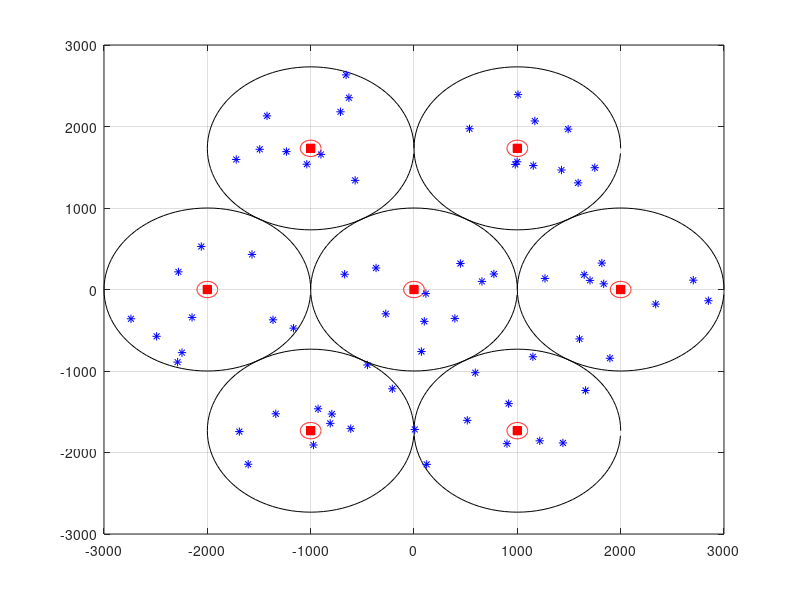

MATLAB code for this plot:
clear all;close all;clc

L = 7;                                                              % Number of cells.
K = 10;                                                             % Number of single-antenna terminals in each cell, i.e., number of transmitt antennas.
M = 100;                                                             % Number of antennas at the base station of each cell (In this case, i.e., uplink, it gives the number of receiving antennas).

cellRadius = 1000;                                                  % Radius given in meters.
cellHole = 100;                                                     % Cell hole in meters.

% Large scale fading.
sshadow = 3;                                                        % Shadow-fading standard deviation in dB.
gamma = 2.8;                                                        % Decay exponent: Urban area cellular radio 2.7 - 3.5

% **************************** Cell Layout. *******************************

% Plot the position of each terminal inside the cell.
figure;

% ********** Center (Main) Cell  **********
% Plot cell center, where eNodeB is located.
plot(0, 0, 'rs', 'MarkerFaceColor',[1,0,0], 'MarkerEdgeColor',[1 0 0]);
hold on

Circlex = cellRadius*cos(2*pi*(0:99)/100);
Circley = cellRadius*sin(2*pi*(0:99)/100);
plot(Circlex.', Circley.', 'k');

Circlex = cellHole*cos(2*pi*(0:99)/100);
Circley = cellHole*sin(2*pi*(0:99)/100);
plot(Circlex.', Circley.', 'r');

% Position UEs in the main cell.
% Generate a random radius value within the range cellHole to cellRadius for each one of the terminals.
radius = cellHole + (cellRadius-cellHole).*rand(1,K);

% Generate an random angle value within the range 0 to 2*pi for each one of the terminals.
angle = 2*pi*rand(1,K);

UEx = radius.*cos(angle);
UEy = radius.*sin(angle);
plot(UEx, UEy, 'b*');

for n=0:1:L-2
    offsetX = 2*cellRadius*cos((2*pi*n)/(L-1));
    offsetY = 2*cellRadius*sin((2*pi*n)/(L-1));
    plot(offsetX, offsetY, 'rs', 'MarkerFaceColor',[1,0,0], 'MarkerEdgeColor',[1 0 0]); % eNodeB location.
    Circlex = offsetX + cellRadius*cos(2*pi*(0:99)/100);
    Circley = offsetY + cellRadius*sin(2*pi*(0:99)/100);
    plot(Circlex.', Circley.', 'k');
    
    Circlex = offsetX + cellHole*cos(2*pi*(0:99)/100);
    Circley = offsetY + cellHole*sin(2*pi*(0:99)/100);
    plot(Circlex.', Circley.', 'r');
    
    % Generate a random radius value within the range cellHole to cellRadius for each one of the terminals.
    radius = cellHole + (cellRadius-cellHole).*rand(1,K);
    
    % Generate an random angle value within the range 0 to 2*pi for each one of the terminals.
    angle = 2*pi*rand(1,K);
    
    UEx = offsetX + radius.*cos(angle);
    UEy = offsetY + radius.*sin(angle);
    plot(UEx, UEy, 'b*');
    
    % Calculate distance to cell i (main cell).
    distances = sqrt(UEx.^2 + UEy.^2);
    angles = atan(UEy./UEx);
end

grid on;
hold off;

% Calculate path-loss for all users, in meters.
path_loss = radius.^gamma;

% Calculate shadowing for each one of different channels.
shadowing_att = lognrnd(0,sshadow,1,K);
% Large scale fading calculated according to Marzetta.
largeScaleFading = repmat(sqrt(shadowing_att./path_loss), M, 1);
